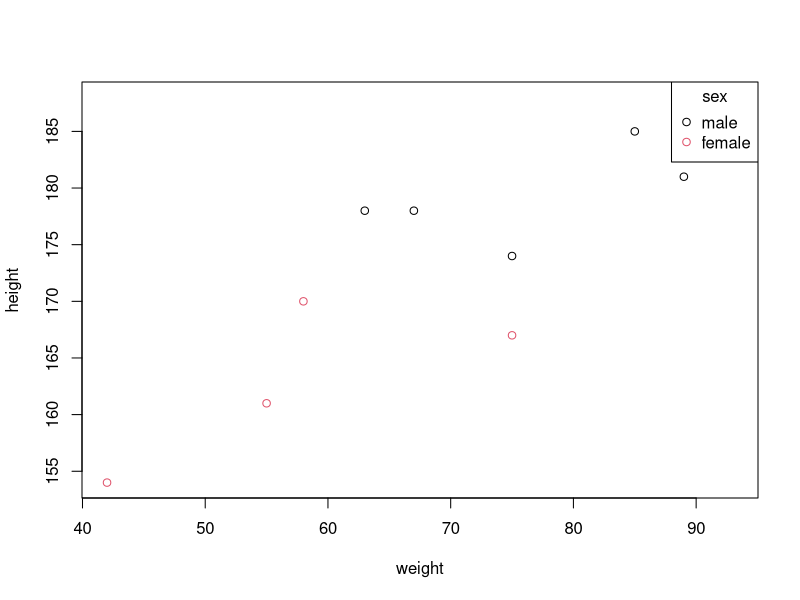

Write R code to recreate this figure.
weight <- c(55, 85, 75, 42, 93, 63, 58, 75, 89, 67)
height <- c(161, 185, 174, 154, 188, 178, 170, 167, 181, 178)
sex <- c(2, 1, 1, 2, 1, 1, 2)

plot(weight, height, col = sex, pch=1)

legend("topright",
       title = "sex",
       c("male", "female"),
       pch=1,
       col = c(1, 2))
